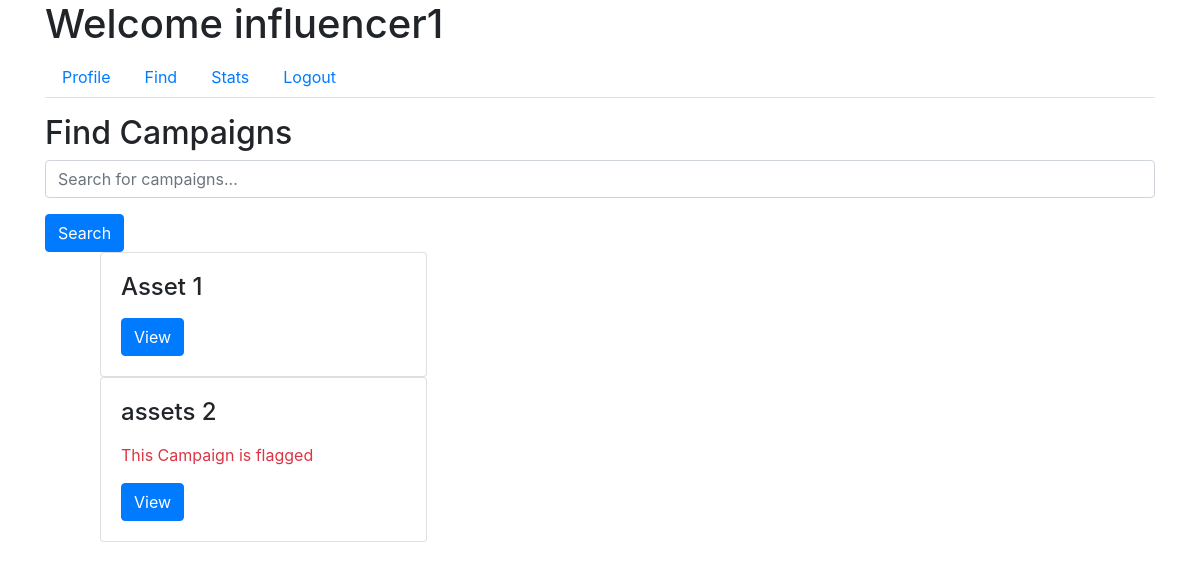
/influencer/find (signed in), run on an earlier commit of the app's database.
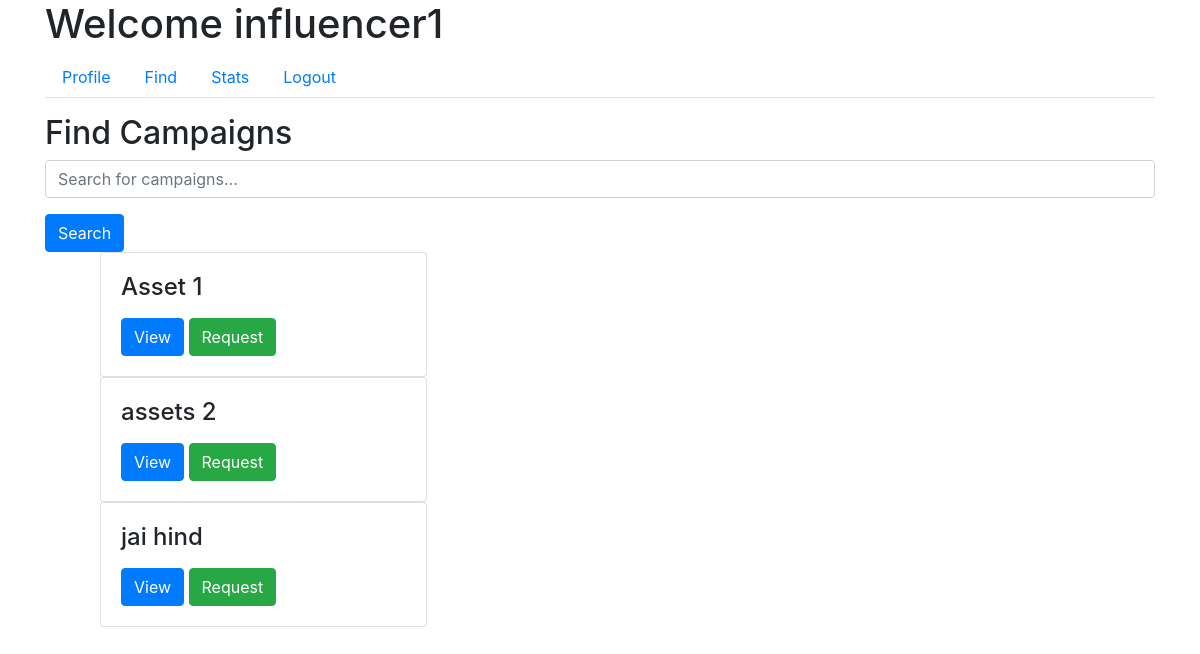
And on a later commit of the database.
### app/models.py (models this page shows)
class Campaign(db.Model):
    id = db.Column(db.Integer, primary_key=True)
    name = db.Column(db.String(100), nullable=False)
    description = db.Column(db.Text, nullable=False)
    budget = db.Column(db.Float, nullable=False)
    visibility = db.Column(db.String(10), nullable=False)  # 'public', 'private'
    start_date = db.Column(db.Date, nullable=False)
    end_date = db.Column(db.Date, nullable=False)
    user_id = db.Column(db.Integer, db.ForeignKey('user.id'), nullable=False)
    ad_requests = db.relationship('AdRequest', backref='campaign', lazy=True)
    flag = db.Column(db.Boolean, default=False, nullable=False)  # Add flag column

### app/routes.py (the view)
@main.route('/influencer/find')
@login_required
def influencer_find():
    if current_user.role == 'influencer':
        influencer = current_user
        active_campaigns = Campaign.query.filter_by(visibility='public').all()
        return render_template('influencer_find.html', influencer=current_user, active_campaigns=active_campaigns)
    return redirect(url_for('main.home'))

### app/models.py (called while the page is built)
@login_manager.user_loader
def load_user(user_id):
    return User.query.get(int(user_id))

### app/templates/influencer_find.html (shortened to what this page needs)
{% extends "influencer_dashboard.html" %}
{% block tab_content %}
<h2>Find Campaigns</h2>
<form method="GET" action="{{ url_for('main.influencer_find') }}">
    <div class="form-group">
        <input type="text" name="search" class="form-control" placeholder="Search for campaigns...">
    </div>
    <button type="submit" class="btn btn-primary">Search</button>
</form>
<ul>
    {% for campaign in active_campaigns %}
    <div class="col-md-4">
        <div class="request-box card">
            <div class="card-body">
                <h4 class="card-title">{{ campaign.name }}</h4>
                {% if campaign.flag == 1 %}
                    <p class="text-danger">This Campaign is flagged</p>
                {% endif %}
                <button class="btn btn-primary" data-toggle="modal" data-target="#campaignModal" data-id="{{ campaign.id }}">View</button>
                {% if campaign.flag == 0 and current_user.flag == 0 %}
                    <a href="{{ url_for('main.new_ad_request_infl', campaign_id=campaign.id, influencer_id=influencer.id) }}" class="btn btn-success">Request</a>
                {% endif %}
            </div>
        </div>
    </div>
    {% endfor %}
</ul>
{% endblock %}

What changed in the data, as far as the page shows it:
changed User "influencer1": flag True → False (drawn)
shown differently, row unchanged: Campaign "Asset 1": now shows "Request"
changed Campaign "assets 2": flag "This Campaign is flagged" → "Request"
added Campaign: name "jai hind"
